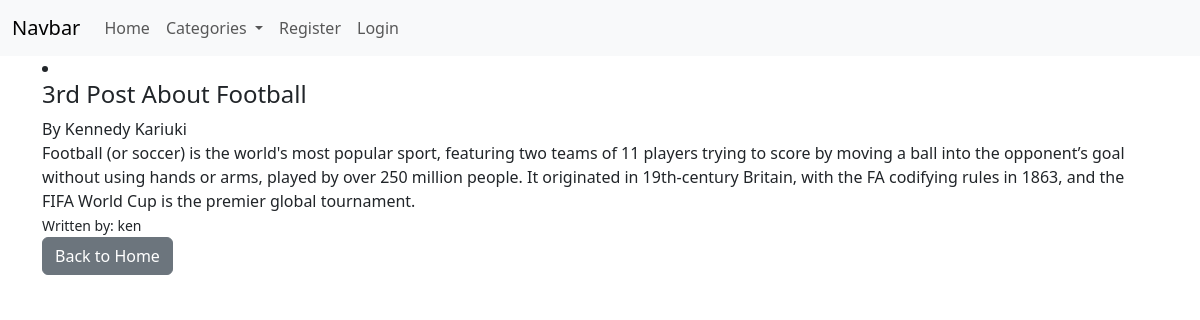
The page /article_details/3/ on the database its author committed.
### my_blog/models.py (models this page shows, shortened)
class Article(models.Model):
    title = models.CharField(max_length= 255)
    author = models.ForeignKey(User , on_delete = models.CASCADE)
    body = models.TextField()
    category = models.ForeignKey(Category, on_delete = models.SET_NULL , null = True )
    publication_date = models.DateField(auto_now_add = True)

### members/models.py (models this page shows)
class Member(models.Model):
    user = models.OneToOneField(User , on_delete=models.CASCADE)
    first_name = models.CharField(max_length=20)
    last_name = models.CharField(max_length = 20)

### my_blog/views.py (the view)
# urls.py: path("article_details/<int:pk>/", views.article_details, name="article_details"),
def article_details(request, pk):
    article_details = Article.objects.get( id = pk)
    members = Member.objects.all()
    cat_menu = Category.objects.all()
    context = {
        "article_details":article_details,
        "members":members,
        "cat_menu":cat_menu
    }
    return render(request, "article_details.html", context)

### my_blog/models.py (called while the page is built)
    def __str__(self):
        return self.name

### my_blog/templates/article_details.html (shortened to what this page needs)
{% extends 'base.html' %}
{% block content %}
    <div class="container">
        <li>
            <h4>{{ article_details.title }}</h4>
            {% for member in members %}
                <span> By {{ member.first_name }} {{ member.last_name }}</span>
            {% endfor %}
            <br>
            {{ article_details.body }}
            <div>
                <small>Written by: {{ article_details.author.username }}</small>
            </div>
        </li>
        <a href="{% url 'home' %}" class="btn btn-secondary">Back to Home</a>
    </div>
{% endblock %}

### rows shown on the page
Article: title "3rd Post About Football", body "Football (or soccer) is the world's most popular sport, featuring two teams of 11 players trying to score by moving a ball into the opponent’s goal without using hands or arms, played by over 250 million people. It originated in 19th-century Britain, with the FA codifying rules in 1863, and the FIFA World Cup is the premier global tournament.", author.username "ken"
Member: first_name "Kennedy", last_name "Kariuki"
